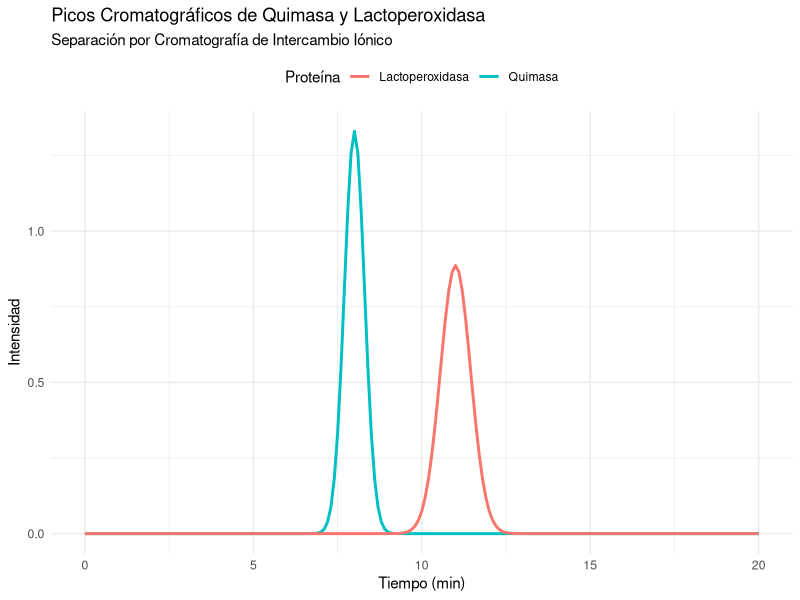
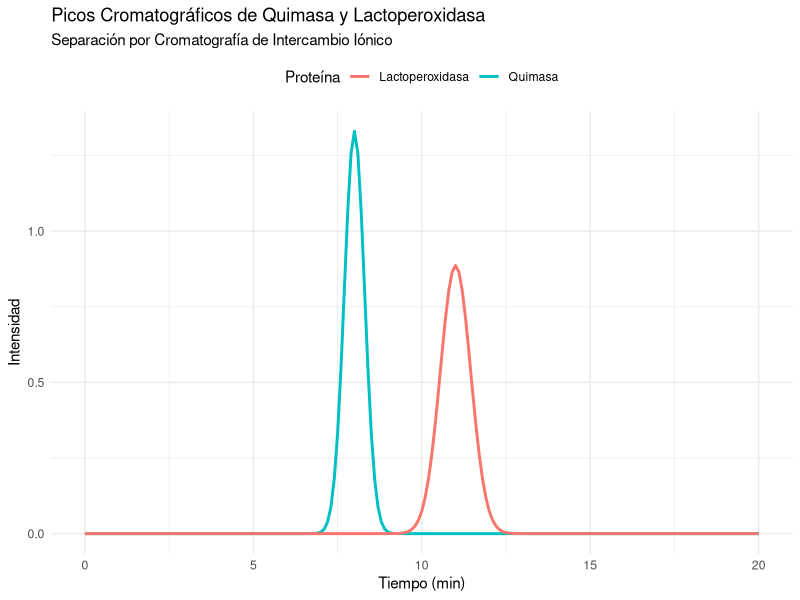

The R source for these figures, in order:
# ==========================================================================
# Simulación de Cromatografía de Intercambio Iónico
# ==========================================================================
# Autor: Dr. José Juan Torres Martínez
# Docente de Ciencias Químicas
# Universidad Autónoma de San Luis Potosí (UASLP)
# México
#
# Material académico para estudiantes
#
# Descripción: Separar y analizar dos proteínas (Quimasa y Lactoperoxidasa)
# ==========================================================================


# Instalar y cargar librerías necesarias  
if (!require(ggplot2)) install.packages("ggplot2", dependencies = TRUE)  
library(ggplot2)  

# Parámetros de la columna cromatográfica  
L <- 30  # Longitud de la columna (cm)  
d <- 1.2  # Diámetro de la columna (cm)  
V_s <- 15  # Volumen de la fase estacionaria (mL)  
V_m <- 50  # Volumen de la fase móvil (mL)  

# Tiempo muerto de la columna: lo que tarda en salir un compuesto no retenido.
# Es un dato del problema (1 min): no se puede deducir de V_m, porque para
# eso haría falta el caudal de fase móvil, que el archivo no indica.
t_M <- 1  # Tiempo muerto (min)

# Datos de las proteínas  
tR_Quimasa <- 8  # Tiempo de retención de la Quimasa (min)  
W_Quimasa <- 1.2  # Ancho de pico de la Quimasa (min)  
tR_Lactoperoxidasa <- 11  # Tiempo de retención de la Lactoperoxidasa (min)  
W_Lactoperoxidasa <- 1.8  # Ancho de pico de la Lactoperoxidasa (min)  

# Cálculos  
# 1. Factor de retención (k) para cada proteína  
# El factor de retención es k = (t_R - t_M) / t_M, con t_M el tiempo muerto.
k_Quimasa <- (tR_Quimasa - t_M) / t_M  
k_Lactoperoxidasa <- (tR_Lactoperoxidasa - t_M) / t_M  

# 2. Resolución (R) entre las dos proteínas  
R <- 2 * (tR_Lactoperoxidasa - tR_Quimasa) / (W_Quimasa + W_Lactoperoxidasa)  

# 3. Número de platos teóricos (N) para cada proteína  
N_Quimasa <- 16 * (tR_Quimasa / W_Quimasa)^2  
N_Lactoperoxidasa <- 16 * (tR_Lactoperoxidasa / W_Lactoperoxidasa)^2  

# 4. Altura equivalente a un plato teórico (HETP) para cada proteína  
HETP_Quimasa <- L / N_Quimasa  
HETP_Lactoperoxidasa <- L / N_Lactoperoxidasa  

# Mostrar resultados en la consola  
cat("----------------------------------------\n")  
cat("Resultados de la simulación cromatográfica\n")  
cat("----------------------------------------\n")  
cat("Factor de retención (k) para la Quimasa:", round(k_Quimasa, 2), "\n")  
cat("Factor de retención (k) para la Lactoperoxidasa:", round(k_Lactoperoxidasa, 2), "\n\n")  
cat("Resolución (R) entre las dos proteínas:", round(R, 2), "\n")  
cat("Nota: Una resolución > 1.5 indica una buena separación.\n\n")  
cat("Número de platos teóricos (N) para la Quimasa:", round(N_Quimasa, 2), "\n")  
cat("Número de platos teóricos (N) para la Lactoperoxidasa:", round(N_Lactoperoxidasa, 2), "\n\n")  
cat("Altura equivalente a un plato teórico (HETP) para la Quimasa:", round(HETP_Quimasa, 2), "cm\n")  
cat("Altura equivalente a un plato teórico (HETP) para la Lactoperoxidasa:", round(HETP_Lactoperoxidasa, 2), "cm\n\n")  

# Simulación de los picos cromatográficos  
tiempo <- seq(0, 20, by = 0.1)  # Tiempo en minutos  
intensidad_Quimasa <- dnorm(tiempo, mean = tR_Quimasa, sd = W_Quimasa / 4)  
intensidad_Lactoperoxidasa <- dnorm(tiempo, mean = tR_Lactoperoxidasa, sd = W_Lactoperoxidasa / 4)  

# Crear un data frame para graficar  
datos <- data.frame(  
  Tiempo = tiempo,  
  Quimasa = intensidad_Quimasa,  
  Lactoperoxidasa = intensidad_Lactoperoxidasa  
)  

# Graficar los picos cromatográficos  
p <- ggplot(datos, aes(x = Tiempo)) +  
  geom_line(aes(y = Quimasa, color = "Quimasa"), linewidth = 1) +  
  geom_line(aes(y = Lactoperoxidasa, color = "Lactoperoxidasa"), linewidth = 1) +  
  labs(  
    title = "Picos Cromatográficos de Quimasa y Lactoperoxidasa",  
    subtitle = "Separación por Cromatografía de Intercambio Iónico",  
    x = "Tiempo (min)",  
    y = "Intensidad",  
    color = "Proteína"  
  ) +  
  theme_minimal() +  
  theme(legend.position = "top")

# Mostrar gráfico
print(p)

# Guardar el gráfico
ggsave("ejemplo_23_quimasa_lactoperoxidasa.png", plot = p, width = 8, height = 6, dpi = 300)

# --------------------------------------------------------------------------
# Interpretación: Picos Cromatográficos de Quimasa y Lactoperoxidasa
# --------------------------------------------------------------------------
# - Eje X: Tiempo, en minutos (min). La Quimasa sale a los 8 min y la
#   Lactoperoxidasa a los 11 min.
# - Eje Y: Intensidad. La unidad no está especificada en el archivo: es un
#   valor relativo de altura del pico, calculado con la función de densidad
#   normal (dnorm), que solo sirve para comparar los picos entre sí, no es una
#   señal medida en unidades físicas.
# - Lo que se aprecia: dos picos en forma de campana bien separados. El pico de
#   la Quimasa es más alto y estrecho (ancho de 1,2 min) y el de la
#   Lactoperoxidasa es más bajo y ancho (ancho de 1,8 min). Entre sus máximos
#   hay 3 minutos y las bases apenas se tocan.
# - Qué significa: la separación es buena. Con los datos del archivo, la
#   resolución es R = 2,0, por encima de 1,5, que es el valor que el propio
#   script indica como buena separación. La Lactoperoxidasa se retiene más
#   (sale después) que la Quimasa en esta columna de intercambio iónico.

# --------------------------------------------------------------------------
# Qué aprendimos
# --------------------------------------------------------------------------
# - En un cromatograma, cada pico es un compuesto: su posición en el eje del
#   tiempo (min) es su tiempo de retención y su ancho (min) dice qué tan
#   disperso sale de la columna.
# - La resolución R es adimensional y compara la distancia entre dos picos con
#   sus anchos: con R = 2,0 (mayor que 1,5) la separación de Quimasa y
#   Lactoperoxidasa es buena.
# - El número de platos teóricos N (adimensional) y la altura equivalente HETP
#   (en cm) miden la eficiencia de la columna: más platos y menor HETP
#   significan picos más estrechos y mejor separación.
# - La intensidad del eje Y es un valor relativo sin unidad especificada en el
#   archivo: sirve para comparar los picos, no es una concentración medida.
